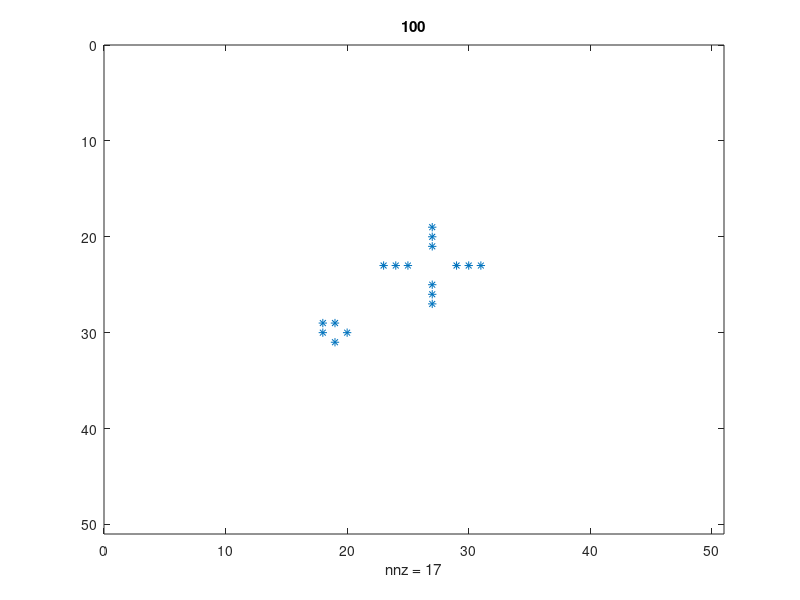

Recreate this plot in MATLAB.
%% Life Chapter Recap
% This is an executable program that illustrates the statements
% introduced in the Life Chapter of "Experiments in MATLAB".
% You can access it with
%
%    life_recap
% It does not work so well with edit and publish.
%
% Related EXM programs
%
%    lifex

% Generate a random initial population
   X = sparse(50,50);
   X(21:30,21:30) = (rand(10,10) > .75);
   p0 = nnz(X);
   
% Loop over 100 generations.
   for t = 1:100
      
      spy(X)
      title(num2str(t))
      drawnow
   
      % Whether cells stay alive, die, or generate new cells depends
      % upon how many of their eight possible neighbors are alive.
      % Index vectors increase or decrease the centered index by one.
   
      n = size(X,1);
      p = [1 1:n-1];
      q = [2:n n];
   
      % Count how many of the eight neighbors are alive.
        
      Y = X(:,p) + X(:,q) + X(p,:) + X(q,:) + ...
          X(p,p) + X(q,q) + X(p,q) + X(q,p);
      
      % A live cell with two live neighbors, or any cell with
      % three live neigbhors, is alive at the next step.
   
      X = (X & (Y == 2)) | (Y == 3);
   
   end
   
   p100 = nnz(X);
   fprintf('%5d %5d %8.3f\n',p0,p100,p100/p0)
